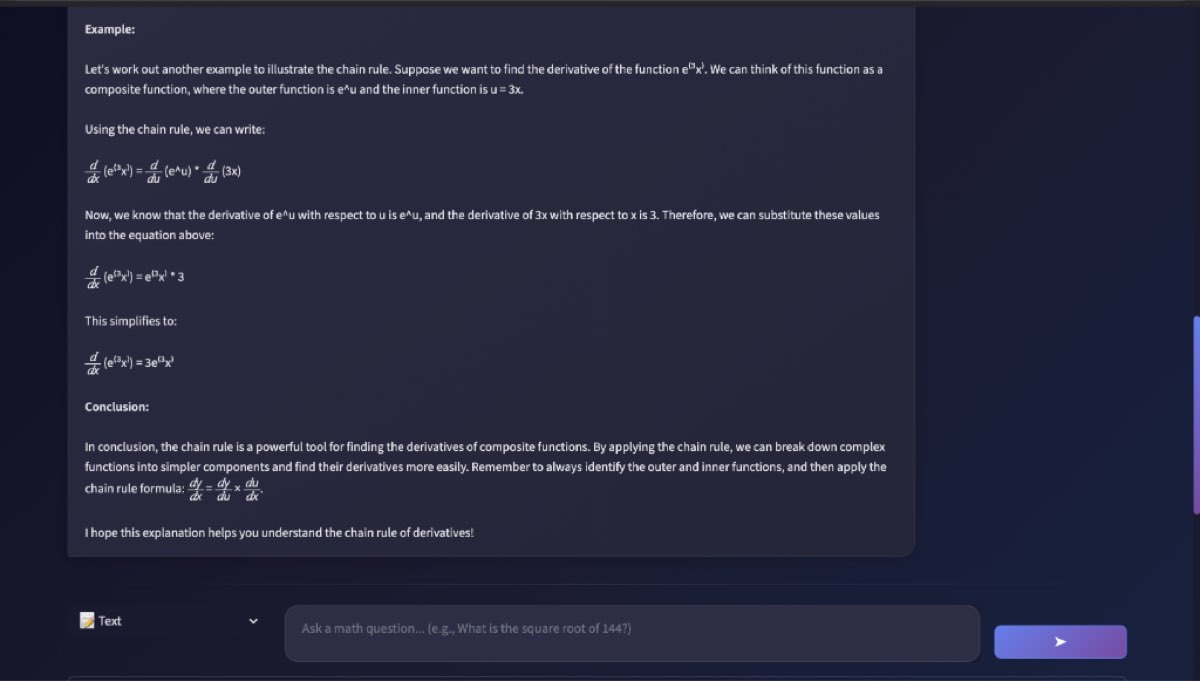
#> input picture assets/chain_rule_example.png, 1200 x 681 px
$ python -i ocr_engine.py   (imports and definitions only)
#> lines starting #> are read from the running program, lines starting #| are printed output that depends on the picture
"""
Production-Grade OCR Engine for Handwritten Math
Optimized EasyOCR with handwriting-specific preprocessing
"""

import cv2
import numpy as np
import easyocr
import re
import os
from typing import Tuple, List
from PIL import Image


class OCREngine:
    """
    Optimized OCR engine for handwritten math equations.
    Uses EasyOCR with handwriting-optimized preprocessing.
    """

    def __init__(self, use_gpu: bool = False, lang: str = 'en'):
#> called with use_gpu = False, lang = 'en'
        self.use_gpu = use_gpu
        self.lang = [lang] if isinstance(lang, str) else lang
        self.reader = None
        self._initialize_reader()
#> (the call stopped at in _initialize_reader, `self.reader = easyocr.Reader( self.lang, gpu=self.use_gpu, verbose=Fal..`: easyocr is not available in this run)

    def _initialize_reader(self):
        """Initialize EasyOCR with optimized settings."""
        try:
            self.reader = easyocr.Reader(
                self.lang,
                gpu=self.use_gpu,
                verbose=False
            )
            print("✓ EasyOCR initialized for handwritten math")
        except Exception as e:
            raise RuntimeError(f"Failed to initialize EasyOCR: {str(e)}")

    def preprocess_image(self, image_path: str) -> np.ndarray:
        """
        Preprocessing optimized for handwritten text on paper.

        Strategy:
        - Enhance contrast for faint pencil marks
        - Light denoising to remove paper texture
        - Preserve character shapes (no aggressive thresholding)
        """
#> called with image_path = '../assets/chain_rule_example.png'
        img = cv2.imread(image_path)
#> img is the input picture: shape (681, 1200, 3); mean B, G, R 61.5, 39.4, 38.4
        if img is None:
            raise ValueError(f"Unable to read image: {image_path}")

        # Convert to grayscale
        gray = cv2.cvtColor(img, cv2.COLOR_BGR2GRAY)
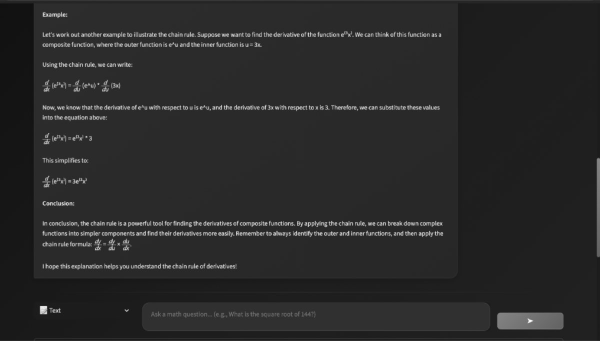
#> gray: shape (681, 1200) (shown at 1/2 size); min 16, max 254, mean 41.6

        # Enhance contrast with CLAHE (good for pencil on paper)
        clahe = cv2.createCLAHE(clipLimit=3.0, tileGridSize=(8,8))
        enhanced = clahe.apply(gray)
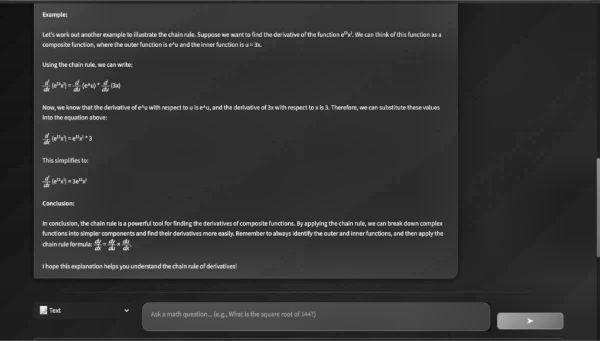
#> enhanced: shape (681, 1200) (shown at 1/2 size); min 14, max 254, mean 51.5

        # Light bilateral filter to reduce paper texture while preserving edges
        denoised = cv2.bilateralFilter(enhanced, 5, 50, 50)

        # Slight sharpening to make handwriting clearer
        kernel = np.array([[-1,-1,-1],
                          [-1, 9,-1],
                          [-1,-1,-1]])
        sharpened = cv2.filter2D(denoised, -1, kernel)
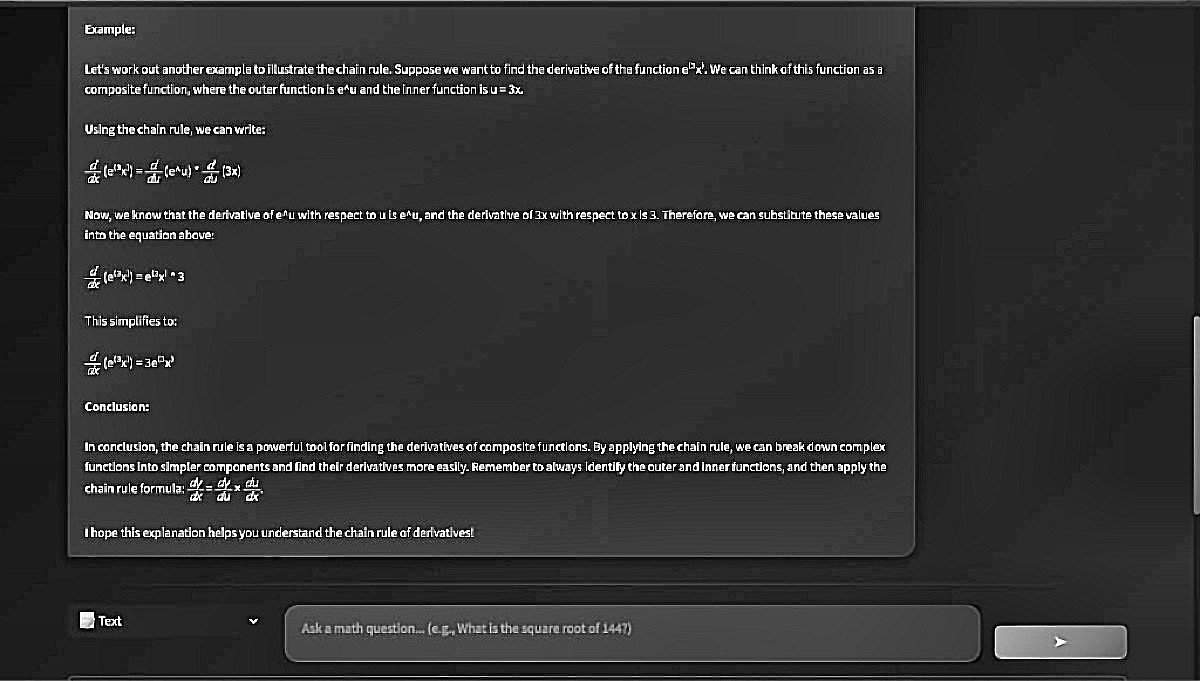
#> sharpened: shape (681, 1200); min 0, max 255, mean 50.4

        return sharpened

    # [221 lines left out: functions run_ocr, reconstruct_equation, _get_x_pos, clean_math_text, compute_confidence, extract_text, not called in this run]

>>> result = OCREngine().preprocess_image('../assets/chain_rule_example.png')
